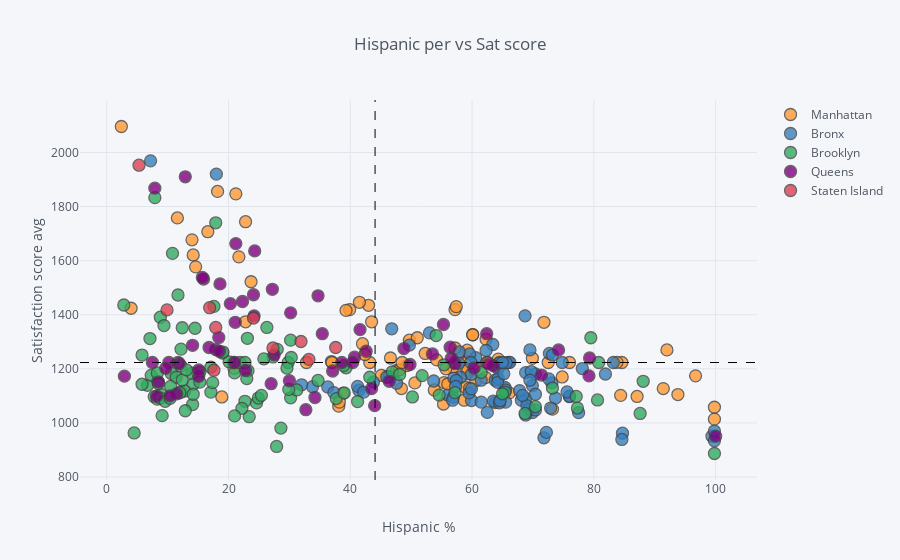

This figure's notebook cell:
### Markdown cell above
## Hispanic per vs Sat score

### Code cell
warnings.filterwarnings("ignore",category=FutureWarning)
combined.iplot(
    x='hispanic_per',
    y='sat_score',
    categories='boro',
    text="SCHOOL NAME",
    vline= {"x":combined["hispanic_per"].mean(),
            "color":"#000000",
            "dash": "dash"
           },
    hline={"y":combined["sat_score"].mean(),
           "color":"#000000",
           "dash": "dash"
          },
    xTitle='Hispanic %',
    yTitle='Satisfaction score avg',
    title='Hispanic per vs Sat score'
)

### Figure 1 — Plotly figure (JSON) as saved in the notebook; plotly's stock layout.template omitted (floating-point values rounded to 4 significant figures)
{"data": [{"marker": {"color": "rgba(255, 153, 51, 1.0)", "line": {"width": 1.3}, "opacity": 0.8, "size": 12, "symbol": "circle"}, "mode": "markers", "name": "Manhattan", "text": ["HENRY STREET SCHOOL FOR INTERNATIONAL STUDIES", "UNIVERSITY NEIGHBORHOOD HIGH SCHOOL", "EAST SIDE COMMUNITY SCHOOL", "MARTA VALLE HIGH SCHOOL", "NEW EXPLORATIONS INTO SCIENCE, TECHNOLOGY AND MATH HIGH SCHOOL", "BARD HIGH SCHOOL EARLY COLLEGE", "47 THE AMERICAN SIGN LANGUAGE AND ENGLISH SECONDARY SCHOOL", "FOOD AND FINANCE HIGH SCHOOL", "ESSEX STREET ACADEMY", "HIGH SCHOOL OF HOSPITALITY MANAGEMENT", "PACE HIGH SCHOOL", "URBAN ASSEMBLY SCHOOL OF DESIGN AND CONSTRUCTION, THE", "FACING HISTORY SCHOOL, THE", "URBAN ASSEMBLY ACADEMY OF GOVERNMENT AND LAW, THE", "LOWER MANHATTAN ARTS ACADEMY", "URBAN ASSEMBLY SCHOOL OF BUSINESS FOR YOUNG WOMEN, THE", "GRAMERCY ARTS HIGH SCHOOL", "NYC ISCHOOL", "MANHATTAN BUSINESS ACADEMY", "BUSINESS OF SPORTS SCHOOL", "THE HIGH SCHOOL FOR LANGUAGE AND DIPLOMACY", "HIGH SCHOOL FOR ENVIRONMENTAL STUDIES", "PROFESSIONAL PERFORMING ARTS HIGH SCHOOL", "BARUCH COLLEGE CAMPUS HIGH SCHOOL", "N.Y.C. LAB SCHOOL FOR COLLABORATIVE STUDIES", "N.Y.C. MUSEUM SCHOOL", "ELEANOR ROOSEVELT HIGH SCHOOL", "MILLENNIUM HIGH SCHOOL", "LANDMARK HIGH SCHOOL", "HIGH SCHOOL FOR HEALTH PROFESSIONS AND HUMAN SERVICES", "LEADERSHIP AND PUBLIC SERVICE HIGH SCHOOL", "MANHATTAN ACADEMY FOR ARTS & LANGUAGE", "HUDSON HIGH SCHOOL OF LEARNING TECHNOLOGIES", "INTERNATIONAL HIGH SCHOOL AT UNION SQUARE", "MANHATTAN VILLAGE ACADEMY", "VANGUARD HIGH SCHOOL", "MANHATTAN INTERNATIONAL HIGH SCHOOL", "STUYVESANT HIGH SCHOOL", "HIGH SCHOOL OF ECONOMICS AND FINANCE", "UNITY CENTER FOR URBAN TECHNOLOGIES", "TALENT UNLIMITED HIGH SCHOOL", "MURRY BERGTRAUM HIGH SCHOOL FOR BUSINESS CAREERS", "JACQUELINE KENNEDY ONASSIS HIGH SCHOOL", "REPERTORY COMPANY HIGH SCHOOL FOR THEATRE ARTS", "MANHATTAN BRIDGES HIGH SCHOOL", "NEW DESIGN HIGH SCHOOL", "HIGH SCHOOL FOR DUAL LANGUAGE AND ASIAN STUDIES", "THE URBAN ASSEMBLY NEW YORK HARBOR SCHOOL", "RICHARD R. GREEN HIGH SCHOOL OF TEACHING", "THE HIGH SCHOOL OF FASHION INDUSTRIES", "HUMANITIES PREPARATORY ACADEMY", "CHELSEA CAREER AND TECHNICAL EDUCATION HIGH SCHOOL", "ART AND DESIGN HIGH SCHOOL", "LIFE SCIENCES SECONDARY SCHOOL", "HIGH SCHOOL FOR ARTS, IMAGINATION AND INQUIRY", "URBAN ASSEMBLY SCHOOL FOR MEDIA STUDIES, THE", "THE URBAN ASSEMBLY SCHOOL FOR GREEN CAREERS", "THE GLOBAL LEARNING COLLABORATIVE", "WADLEIGH SECONDARY SCHOOL FOR THE PERFORMING & VISUAL ARTS", "FRANK MCCOURT HIGH SCHOOL", "BEACON HIGH SCHOOL", "FIORELLO H. LAGUARDIA HIGH SCHOOL OF MUSIC & ART AND PERFORMING ARTS", "HIGH SCHOOL FOR LAW, ADVOCACY AND COMMUNITY JUSTICE", "HIGH SCHOOL OF ARTS AND TECHNOLOGY", "MANHATTAN / HUNTER SCIENCE HIGH SCHOOL", "FREDERICK DOUGLASS ACADEMY II SECONDARY SCHOOL", "COALITION SCHOOL FOR SOCIAL CHANGE", "MANHATTAN CENTER FOR SCIENCE AND MATHEMATICS", "PARK EAST HIGH SCHOOL", "CENTRAL PARK EAST HIGH SCHOOL", "YOUNG WOMEN'S LEADERSHIP SCHOOL", "YOUNG WOMEN'S LEADERSHIP SCHOOL", "HERITAGE SCHOOL, THE", "MOTT HALL HIGH SCHOOL", "COLUMBIA SECONDARY SCHOOL FOR MATH, SCIENCE, AND ENGINEERING", "ACADEMY FOR SOCIAL ACTION: A COLLEGE BOARD SCHOOL", "URBAN ASSEMBLY SCHOOL FOR THE PERFORMING ARTS", "FREDERICK DOUGLASS ACADEMY", "THURGOOD MARSHALL ACADEMY FOR LEARNING AND SOCIAL CHANGE", "HIGH SCHOOL FOR MATHEMATICS, SCIENCE AND ENGINEERING AT CITY COLLEGE", "CITY COLLEGE ACADEMY OF THE ARTS", "COMMUNITY HEALTH ACADEMY OF THE HEIGHTS", "WASHINGTON HEIGHTS EXPEDITIONARY LEARNING SCHOOL", "HIGH SCHOOL FOR EXCELLENCE AND INNOVATION", "HIGH SCHOOL FOR INTERNATIONAL BUSINESS AND FINANCE", "HIGH SCHOOL FOR MEDIA AND COMMUNICATIONS", "HIGH SCHOOL FOR LAW AND PUBLIC SERVICE", "HIGH SCHOOL FOR HEALTH CAREERS AND SCIENCES", "A. PHILIP RANDOLPH CAMPUS HIGH SCHOOL", "GREGORIO LUPERON HIGH SCHOOL FOR SCIENCE AND MATHEMATICS"], "textfont": {"color": "#4D5663"}, "type": "scatter", "x": [53.8, 45.9, 55.4, 56.9, 14.2, 18.2, 59.2, 47.6, 60.6, 66.1, 42, 59.2, 73.2, 50.6, 55.7, 48.4, 45.1, 43, 58.7, 57.2, 32.8, 57.2, 23.7, 14.6, 14, 39.9, 11.6, 21.7, 74.8, 49.7, 54.2, 84.6, 62.4, 43.2, 71.8, 59, 36.9, 2.4, 43.5, 55.3, 39.3, 46.6, 69.9, 42.4, 99.8, 62.2, 4, 49.3, 59.3, 52.3, 57.8, 60.5, 51, 64.3, 58.9, 56, 76, 62.6, 38.8, 37, 22.8, 16.6, 48.1, 57.2, 41.5, 18.9, 58.7, 57.4, 59.6, 64.5, 60.1, 60.1, 69.4, 63.8, 48.5, 38.1, 38.2, 22.8, 20.9, 21.2, 92, 93.8, 96.7, 72.5, 91.4, 87.1, 84.4, 83.8, 62.3, 99.8], "y": [1122, 1172, 1149, 1207, 1621, 1856, 1182, 1194, 1156, 1111, 1293, 1269, 1051, 1148, 1200, 1127, 1176, 1435, 1223.0, 1223.0, 1223.0, 1419, 1522, 1577, 1677, 1419, 1758, 1614, 1170, 1306, 1233, 1223.0, 1223.0, 1223.0, 1372, 1199, 1227, 2096, 1374, 1070, 1416, 1240, 1239, 1253, 1058, 1168, 1424, 1212, 1195, 1257, 1255, 1207, 1315, 1236, 1132, 1144, 1223.0, 1223.0, 1109, 1223.0, 1744, 1707, 1196, 1277, 1446, 1096, 1084, 1430, 1128, 1221, 1326, 1326, 1054, 1210, 1223.0, 1062, 1077, 1374, 1202, 1847, 1270, 1105, 1174, 1223.0, 1127, 1098, 1102, 1224, 1309, 1014]}, {"marker": {"color": "rgba(55, 128, 191, 1.0)", "line": {"width": 1.3}, "opacity": 0.8, "size": 12, "symbol": "circle"}, "mode": "markers", "name": "Bronx", "text": ["SOUTH BRONX PREPARATORY: A COLLEGE BOARD SCHOOL", "INTERNATIONAL COMMUNITY HIGH SCHOOL", "COMMUNITY SCHOOL FOR SOCIAL JUSTICE", "MOTT HAVEN VILLAGE PREPARATORY HIGH SCHOOL", "UNIVERSITY HEIGHTS SECONDARY SCHOOL", "HOSTOSsLINCOLN ACADEMY OF SCIENCE", "FOREIGN LANGUAGE ACADEMY OF GLOBAL STUDIES", "BRONX LEADERSHIP ACADEMY II HIGH SCHOOL", "NEW EXPLORERS HIGH SCHOOL", "URBAN ASSEMBLY SCHOOL FOR CAREERS IN SPORTS", "BRONX ACADEMY OF LETTERS", "ALFRED E. SMITH CAREER AND TECHNICAL EDUCATION HIGH SCHOOL", "HEALTH OPPORTUNITIES HIGH SCHOOL", "BRONX STUDIO SCHOOL FOR WRITERS AND ARTISTS", "WOMEN'S ACADEMY OF EXCELLENCE", "RENAISSANCE HIGH SCHOOL FOR MUSICAL THEATER & TECHNOLOGY", "PABLO NERUDA ACADEMY FOR ARCHITECTURE AND WORLD STUDIES", "MILLENNIUM ART ACADEMY", "HOLCOMBE L. RUCKER SCHOOL OF COMMUNITY RESEARCH", "ANTONIA PANTOJA PREPARATORY ACADEMY, A COLLEGE BOARD SCHOOL", "HERBERT H. LEHMAN HIGH SCHOOL", "BRONX BRIDGES HIGH SCHOOL", "FELISA RINCON DE GAUTIER INSTITUTE FOR LAW AND PUBLIC POLICY, THE", "BANANA KELLY HIGH SCHOOL", "BRONX EXPEDITIONARY LEARNING HIGH SCHOOL", "EAGLE ACADEMY FOR YOUNG MEN", "URBAN ASSEMBLY SCHOOL FOR APPLIED MATH AND SCIENCE, THE", "EXIMIUS COLLEGE PREPARATORY ACADEMY: A COLLEGE BOARD SCHOOL", "MOTT HALL BRONX HIGH SCHOOL", "BRONX CENTER FOR SCIENCE AND MATHEMATICS", "VALIDUS PREPARATORY ACADEMY: AN EXPEDITIONARY LEARNING SCHOOL", "LEADERSHIP INSTITUTE", "MORRIS ACADEMY FOR COLLABORATIVE STUDIES", "BRONX EARLY COLLEGE ACADEMY FOR TEACHING & LEARNING", "DREAMYARD PREPARATORY SCHOOL", "ACADEMY FOR LANGUAGE AND TECHNOLOGY", "BRONX INTERNATIONAL HIGH SCHOOL", "SCHOOL FOR EXCELLENCE", "BRONX HIGH SCHOOL OF BUSINESS", "BRONX HIGH SCHOOL FOR MEDICAL SCIENCE", "BRONX SCHOOL FOR LAW, GOVERNMENT AND JUSTICE", "FREDERICK DOUGLASS ACADEMY III SECONDARY SCHOOL", "BRONX LEADERSHIP ACADEMY HIGH SCHOOL", "HIGH SCHOOL FOR VIOLIN AND DANCE", "RIVERDALE / KINGSBRIDGE ACADEMY (MIDDLE SCHOOL / HIGH SCHOOL 141)", "BRONX ENGINEERING AND TECHNOLOGY ACADEMY", "THEATRE ARTS PRODUCTION COMPANY SCHOOL", "THE MARIE CURIE SCHOOL FOR MEDICINE, NURSING, AND HEALTH PROFESSIONS", "WEST BRONX ACADEMY FOR THE FUTURE", "KINGSBRIDGE INTERNATIONAL HIGH SCHOOL", "BRONX SCHOOL OF LAW AND FINANCE", "INTERNATIONAL SCHOOL FOR LIBERAL ARTS", "INsTECH ACADEMY (M.S. / HIGH SCHOOL 368)", "KNOWLEDGE AND POWER PREPARATORY ACADEMY INTERNATIONAL HIGH SCHOOL (KAPPA)", "HIGH SCHOOL FOR TEACHING AND THE PROFESSIONS", "BELMONT PREPARATORY HIGH SCHOOL", "FORDHAM HIGH SCHOOL FOR THE ARTS", "FORDHAM LEADERSHIP ACADEMY FOR BUSINESS AND TECHNOLOGY", "BRONX HIGH SCHOOL FOR LAW AND COMMUNITY SERVICE", "DEWITT CLINTON HIGH SCHOOL", "CELIA CRUZ BRONX HIGH SCHOOL OF MUSIC, THE", "BRONX HIGH SCHOOL OF SCIENCE", "MARBLE HILL HIGH SCHOOL FOR INTERNATIONAL STUDIES", "BRONX THEATRE HIGH SCHOOL", "DISCOVERY HIGH SCHOOL", "HIGH SCHOOL OF AMERICAN STUDIES AT LEHMAN COLLEGE", "BRONX HEALTH SCIENCES HIGH SCHOOL", "BRONX HIGH SCHOOL FOR WRITING AND COMMUNICATION ARTS", "BRONX LAB SCHOOL", "ACADEMY FOR SCHOLARSHIP AND ENTREPRENEURSHIP: A COLLEGE BOARD SCHOOL", "HIGH SCHOOL OF COMPUTERS AND TECHNOLOGY", "COLLEGIATE INSTITUTE FOR MATH AND SCIENCE", "BRONX ACADEMY OF HEALTH CAREERS", "ASTOR COLLEGIATE ACADEMY", "BRONX HIGH SCHOOL FOR THE VISUAL ARTS", "HARRY S TRUMAN HIGH SCHOOL", "NEW WORLD HIGH SCHOOL", "THE BRONXWOOD PREPARATORY ACADEMY", "PELHAM PREPARATORY ACADEMY", "HIGH SCHOOL FOR CONTEMPORARY ARTS", "BRONX AEROSPACE HIGH SCHOOL", "METROPOLITAN HIGH SCHOOL, THE", "EXPLORATIONS ACADEMY", "BRONX LATIN", "EAST BRONX ACADEMY FOR THE FUTURE", "PEACE AND DIVERSITY ACADEMY", "PAN AMERICAN INTERNATIONAL HIGH SCHOOL AT MONROE", "THE CINEMA SCHOOL", "BRONX CAREER AND COLLEGE PREPARATORY HIGH SCHOOL", "HIGH SCHOOL OF WORLD CULTURES", "FANNIE LOU HAMER FREEDOM HIGH SCHOOL", "WINGS ACADEMY", "MONROE ACADEMY FOR VISUAL ARTS & DESIGN"], "textfont": {"color": "#4D5663"}, "type": "scatter", "x": [68.8, 71.8, 65.5, 76, 78.1, 72.7, 68.8, 56, 68.1, 70.4, 64.3, 61.5, 56.9, 74.8, 46.4, 63.8, 69.9, 64.3, 56.8, 66, 60.6, 83.2, 76, 65.4, 69.3, 33.8, 63.4, 58.1, 73.7, 68.7, 63.8, 63.5, 73.1, 64.5, 69.9, 99.4, 72.2, 64.5, 59.9, 57.8, 66.2, 41.4, 57, 62.5, 53, 64.2, 69.7, 57.4, 69.5, 84.7, 65.2, 99.8, 81.9, 59.9, 70.4, 65.6, 61.5, 67.8, 64.6, 59.6, 69.5, 7.2, 57.9, 69, 75.6, 18, 36.3, 47.6, 57.3, 32, 59.5, 46.8, 41.2, 46, 62.3, 43.8, 70.4, 37.3, 49.7, 59.9, 72.6, 72.9, 65.5, 73.2, 68.3, 53.7, 99.8, 65, 59.8, 84.6, 68.8, 42.2, 77.5], "y": [1090, 945, 1077, 1097, 1201, 1257, 1186, 1103, 1084, 1181, 1201, 1158, 1095, 1223.0, 1171, 1158, 1038, 1164, 1084, 1223.0, 1241, 1223.0, 1099, 1131, 1049, 1134, 1290, 1169, 1092, 1396, 1075, 1081, 1148, 1223.0, 1138, 951, 965, 1074, 1083, 1221, 1224, 1121, 1166, 1039, 1333, 1150, 1190, 1157, 1158, 962, 1182, 934, 1181, 1180, 1106, 1222, 1077, 1119, 1082, 1255, 1270, 1969, 1263, 1064, 1115, 1920, 1133, 1147, 1135, 1141, 1111, 1348, 1135, 1169, 1268, 1151, 1048, 1112, 1288, 1126, 1163, 1055, 1122, 1251, 1102, 1155, 970, 1223.0, 1223.0, 939, 1029, 1114, 1038]}, {"marker": {"color": "rgba(50, 171, 96, 1.0)", "line": {"width": 1.3}, "opacity": 0.8, "size": 12, "symbol": "circle"}, "mode": "markers", "name": "Brooklyn", "text": ["DR. SUSAN S. MCKINNEY SECONDARY SCHOOL OF THE ARTS", "URBAN ASSEMBLY HIGH SCHOOL OF MUSIC AND ART", "BROOKLYN COMMUNITY HIGH SCHOOL OF COMMUNICATION, ARTS AND MEDIA", "SCIENCE SKILLS CENTER HIGH SCHOOL FOR SCIENCE, TECHNOLOGY AND THE CREATIVE ARTS", "BROOKLYN TECHNICAL HIGH SCHOOL", "BROOKLYN INTERNATIONAL HIGH SCHOOL", "THE URBAN ASSEMBLY SCHOOL FOR LAW AND JUSTICE", "ACORN COMMUNITY HIGH SCHOOL", "URBAN ASSEMBLY INSTITUTE OF MATH AND SCIENCE FOR YOUNG WOMEN", "BEDFORD ACADEMY HIGH SCHOOL", "GEORGE WESTINGHOUSE CAREER AND TECHNICAL EDUCATION HIGH SCHOOL", "BENJAMIN BANNEKER ACADEMY", "CITY POLYTECHNIC HIGH SCHOOL OF ENGINEERING, ARCHITECTURE, AND TECHNOLOGY", "JUAN MOREL CAMPOS SECONDARY SCHOOL", "FOUNDATIONS ACADEMY", "BROOKLYN LATIN SCHOOL, THE", "GREEN SCHOOL: AN ACADEMY FOR ENVIRONMENTAL CAREERS", "PROGRESS HIGH SCHOOL FOR PROFESSIONAL CAREERS", "SCHOOL FOR LEGAL STUDIES", "THE HIGH SCHOOL FOR ENTERPRISE, BUSINESS AND TECHNOLOGY", "BROOKLYN PREPARATORY HIGH SCHOOL", "WILLIAMSBURG HIGH SCHOOL FOR ARCHITECTURE AND DESIGN", "WILLIAMSBURG PREPARATORY SCHOOL", "LYONS COMMUNITY SCHOOL", "AUTOMOTIVE HIGH SCHOOL", "FRANCES PERKINS ACADEMY", "EL PUENTE ACADEMY FOR PEACE AND JUSTICE", "BROOKLYN SCHOOL FOR GLOBAL STUDIES", "BROOKLYN SECONDARY SCHOOL FOR COLLABORATIVE STUDIES", "SECONDARY SCHOOL FOR LAW", "SECONDARY SCHOOL FOR JOURNALISM", "PARK SLOPE COLLEGIATE", "SCHOOL FOR INTERNATIONAL STUDIES", "COBBLE HILL SCHOOL OF AMERICAN STUDIES", "BROOKLYN HIGH SCHOOL OF THE ARTS", "SUNSET PARK HIGH SCHOOL", "FREDERICK DOUGLASS ACADEMY IV SECONDARY SCHOOL", "BOYS AND GIRLS HIGH SCHOOL", "BROOKLYN HIGH SCHOOL FOR LAW AND TECHNOLOGY", "THE BROOKLYN ACADEMY OF GLOBAL FINANCE", "ACADEMY FOR COLLEGE PREPARATION AND CAREER EXPLORATION: A COLLEGE BOARD SCHOOL", "ACADEMY OF HOSPITALITY AND TOURISM", "INTERNATIONAL HIGH SCHOOL AT PROSPECT HEIGHTS", "THE HIGH SCHOOL FOR GLOBAL CITIZENSHIP", "SCHOOL FOR HUMAN RIGHTS, THE", "SCHOOL FOR DEMOCRACY AND LEADERSHIP", "HIGH SCHOOL FOR YOUTH AND COMMUNITY DEVELOPMENT AT ERASMUS", "HIGH SCHOOL FOR SERVICE & LEARNING AT ERASMUS", "SCIENCE, TECHNOLOGY AND RESEARCH EARLY COLLEGE HIGH SCHOOL AT ERASMUS", "HIGH SCHOOL FOR PUBLIC SERVICE: HEROES OF TOMORROW", "BROOKLYN ACADEMY OF SCIENCE AND THE ENVIRONMENT", "BROOKLYN SCHOOL FOR MUSIC & THEATRE", "MEDGAR EVERS COLLEGE PREPARATORY SCHOOL", "CLARA BARTON HIGH SCHOOL", "IT TAKES A VILLAGE ACADEMY", "BROOKLYN GENERATION SCHOOL", "BROOKLYN THEATRE ARTS HIGH SCHOOL", "KURT HAHN EXPEDITIONARY LEARNING SCHOOL", "VICTORY COLLEGIATE HIGH SCHOOL", "ARTS & MEDIA PREPARATORY ACADEMY", "HIGH SCHOOL FOR INNOVATION IN ADVERTISING AND MEDIA", "CULTURAL ACADEMY FOR THE ARTS AND SCIENCES", "HIGH SCHOOL FOR MEDICAL PROFESSIONS", "ACADEMY FOR CONSERVATION AND THE ENVIRONMENT", "URBAN ACTION ACADEMY", "EAST NEW YORK FAMILY ACADEMY", "FDNY HIGH SCHOOL FOR FIRE AND LIFE SAFETY", "HIGH SCHOOL FOR CIVIL RIGHTS", "PERFORMING ARTS AND TECHNOLOGY HIGH SCHOOL", "WORLD ACADEMY FOR TOTAL COMMUNITY HEALTH HIGH SCHOOL", "MULTICULTURAL HIGH SCHOOL", "TRANSIT TECH CAREER AND TECHNICAL EDUCATION HIGH SCHOOL", "ACADEMY OF INNOVATIVE TECHNOLOGY", "BROOKLYN LAB SCHOOL", "CYPRESS HILLS COLLEGIATE PREPARATORY SCHOOL", "W. H. MAXWELL CAREER AND TECHNICAL EDUCATION HIGH SCHOOL", "THE SCHOOL FOR CLASSICS: AN ACADEMY OF THINKERS, WRITERS AND PERFORMERS", "NEW UTRECHT HIGH SCHOOL", "HIGH SCHOOL OF TELECOMMUNICATION ARTS AND TECHNOLOGY", "FORT HAMILTON HIGH SCHOOL", "FRANKLIN DELANO ROOSEVELT HIGH SCHOOL", "THE URBAN ASSEMBLY SCHOOL FOR CRIMINAL JUSTICE", "INTERNATIONAL HIGH SCHOOL AT LAFAYETTE", "RACHEL CARSON HIGH SCHOOL FOR COASTAL STUDIES", "HIGH SCHOOL OF SPORTS MANAGEMENT", "ABRAHAM LINCOLN HIGH SCHOOL", "KINGSBOROUGH EARLY COLLEGE SCHOOL", "EDWARD R. MURROW HIGH SCHOOL", "JOHN DEWEY HIGH SCHOOL", "LIFE ACADEMY HIGH SCHOOL FOR FILM AND MUSIC", "EXPEDITIONARY LEARNING SCHOOL FOR COMMUNITY LEADERS", "WILLIAM E. GRADY CAREER AND TECHNICAL EDUCATION HIGH SCHOOL", "BROOKLYN STUDIO SECONDARY SCHOOL", "MIDWOOD HIGH SCHOOL", "JAMES MADISON HIGH SCHOOL", "LEON M. GOLDSTEIN HIGH SCHOOL FOR THE SCIENCES", "BROOKLYN COLLEGE ACADEMY", "BROOKLYN COLLEGIATE: A COLLEGE BOARD SCHOOL", "FREDERICK DOUGLASS ACADEMY VII HIGH SCHOOL", "TEACHERS PREPARATORY HIGH SCHOOL", "ACADEMY FOR ENVIRONMENTAL LEADERSHIP", "EBC HIGH SCHOOL FOR PUBLIC SERVICE–BUSHWICK", "BUSHWICK SCHOOL FOR SOCIAL JUSTICE", "ACADEMY OF URBAN PLANNING", "ALL CITY LEADERSHIP SECONDARY SCHOOL", "BUSHWICK LEADERS HIGH SCHOOL FOR ACADEMIC EXCELLENCE"], "textfont": {"color": "#4D5663"}, "type": "scatter", "x": [24.6, 22.7, 17.1, 12.2, 7.9, 28.6, 17.1, 12.2, 11.7, 7.1, 15.3, 8.8, 26.3, 80.6, 29.8, 17.9, 46.9, 65.4, 39.3, 55.4, 37.7, 57.2, 61.5, 54.6, 30.2, 31.2, 87.6, 39, 48.1, 29.6, 43.2, 51.8, 38.9, 21, 19, 80.8, 14.1, 7.8, 24.9, 20.8, 6.7, 12.9, 27.9, 7.3, 8.3, 8.4, 9.1, 9, 9.4, 12.2, 14.2, 15.3, 2.8, 5.8, 4.5, 8.5, 12.8, 8.8, 5.8, 9.6, 10.6, 11.4, 12.4, 12, 10.5, 30.3, 23.4, 22.2, 17.4, 14.2, 99.8, 23.2, 50.2, 65, 73.2, 25.4, 34.7, 28, 54.1, 30.2, 27.3, 21.9, 21, 25.8, 23, 20.1, 22.7, 17.6, 19.1, 29.9, 41.2, 14, 23.1, 11.7, 14.5, 10.8, 12.4, 8.3, 10.4, 13.1, 77.1, 88.1, 68.7, 70.4, 79.5, 77.3], "y": [1074, 1080, 1114, 1211, 1833, 981, 1206, 1116, 1223.0, 1312, 1189, 1391, 1353, 1085, 1223.0, 1740, 1189, 1114, 1204, 1215, 1090, 1112, 1187, 1103, 1093, 1122, 1035, 1111, 1179, 1203, 1169, 1175, 1212, 1185, 1258, 1223.0, 1068, 1097, 1092, 1223.0, 1139, 1045, 913, 1176, 1088, 1153, 1027, 1105, 1360, 1273, 1143, 1151, 1436, 1251, 963, 1145, 1118, 1092, 1143, 1080, 1183, 1169, 1159, 1111, 1135, 1242, 1023, 1054, 1149, 1106, 887, 1193, 1096, 1108, 1129, 1102, 1157, 1272, 1323, 1306, 1244, 1223.0, 1026, 1237, 1164, 1226, 1223.0, 1431, 1262, 1124, 1079, 1184, 1313, 1473, 1350, 1627, 1352, 1185, 1091, 1196, 1098, 1154, 1035, 1060, 1315, 1055]}, {"marker": {"color": "rgba(128, 0, 128, 1.0)", "line": {"width": 1.3}, "opacity": 0.8, "size": 12, "symbol": "circle"}, "mode": "markers", "name": "Queens", "text": ["ACADEMY OF FINANCE AND ENTERPRISE", "HIGH SCHOOL OF APPLIED COMMUNICATION", "CIVIC LEADERSHIP ACADEMY", "PAN AMERICAN INTERNATIONAL HIGH SCHOOL", "BARD HIGH SCHOOL EARLY COLLEGE II", "NEWTOWN HIGH SCHOOL", "GROVER CLEVELAND HIGH SCHOOL", "MIDDLE COLLEGE HIGH SCHOOL AT LAGUARDIA COMMUNITY COLLEGE", "INTERNATIONAL HIGH SCHOOL AT LAGUARDIA COMMUNITY COLLEGE", "HIGH SCHOOL FOR ARTS AND BUSINESS", "ROBERT F. WAGNER, JR. SECONDARY SCHOOL FOR ARTS AND TECHNOLOGY", "QUEENS VOCATIONAL AND TECHNICAL HIGH SCHOOL", "AVIATION CAREER & TECHNICAL EDUCATION HIGH SCHOOL", "QUEENS SCHOOL OF INQUIRY, THE", "FLUSHING INTERNATIONAL HIGH SCHOOL", "EASTsWEST SCHOOL OF INTERNATIONAL STUDIES", "WORLD JOURNALISM PREPARATORY: A COLLEGE BOARD SCHOOL", "JOHN BOWNE HIGH SCHOOL", "FLUSHING HIGH SCHOOL", "TOWNSEND HARRIS HIGH SCHOOL", "ROBERT F. KENNEDY COMMUNITY HIGH SCHOOL", "BENJAMIN N. CARDOZO HIGH SCHOOL", "FRANCIS LEWIS HIGH SCHOOL", "MARTIN VAN BUREN HIGH SCHOOL", "BAYSIDE HIGH SCHOOL", "QUEENS HIGH SCHOOL OF TEACHING, LIBERAL ARTS AND THE SCIENCES", "FREDERICK DOUGLASS ACADEMY VI HIGH SCHOOL", "CHANNEL VIEW SCHOOL FOR RESEARCH", "QUEENS HIGH SCHOOL FOR INFORMATION, RESEARCH, AND TECHNOLOGY", "ROBERT H. GODDARD HIGH SCHOOL OF COMMUNICATION ARTS AND TECHNOLOGY", "ACADEMY OF MEDICAL TECHNOLOGY: A COLLEGE BOARD SCHOOL", "SCHOLARS' ACADEMY", "AUGUST MARTIN HIGH SCHOOL", "RICHMOND HILL HIGH SCHOOL", "JOHN ADAMS HIGH SCHOOL", "HIGH SCHOOL FOR CONSTRUCTION TRADES, ENGINEERING AND ARCHITECTURE", "YORK EARLY COLLEGE ACADEMY", "QUEENS COLLEGIATE: A COLLEGE BOARD SCHOOL", "HILLSIDE ARTS & LETTERS ACADEMY", "FOREST HILLS HIGH SCHOOL", "HILLCREST HIGH SCHOOL", "THOMAS A. EDISON CAREER AND TECHNICAL EDUCATION HIGH SCHOOL", "QUEENS GATEWAY TO HEALTH SCIENCES SECONDARY SCHOOL", "QUEENS METROPOLITAN HIGH SCHOOL", "QUEENS HIGH SCHOOL FOR THE SCIENCES AT YORK COLLEGE", "HIGH SCHOOL FOR LAW ENFORCEMENT AND PUBLIC SAFETY", "YOUNG WOMEN'S LEADERSHIP SCHOOL, QUEENS", "QUEENS PREPARATORY ACADEMY", "PATHWAYS COLLEGE PREPARATORY SCHOOL: A COLLEGE BOARD SCHOOL", "EXCELSIOR PREPARATORY HIGH SCHOOL", "GEORGE WASHINGTON CARVER HIGH SCHOOL FOR THE SCIENCES", "PREPARATORY ACADEMY FOR WRITERS: A COLLEGE BOARD SCHOOL", "CAMBRIA HEIGHTS ACADEMY", "MATHEMATICS, SCIENCE RESEARCH AND TECHNOLOGY MAGNET HIGH SCHOOL", "HUMANITIES & ARTS MAGNET HIGH SCHOOL", "YOUNG WOMEN'S LEADERSHIP SCHOOL, ASTORIA", "ACADEMY FOR CAREERS IN TELEVISION AND FILM", "WILLIAM CULLEN BRYANT HIGH SCHOOL", "LONG ISLAND CITY HIGH SCHOOL", "FRANK SINATRA SCHOOL OF THE ARTS HIGH SCHOOL", "INFORMATION TECHNOLOGY HIGH SCHOOL", "NEWCOMERS HIGH SCHOOL", "ACADEMY OF AMERICAN STUDIES", "BACCALAUREATE SCHOOL FOR GLOBAL EDUCATION"], "textfont": {"color": "#4D5663"}, "type": "scatter", "x": [56.4, 57.2, 79.3, 100, 21.2, 60.3, 63.5, 71.4, 44, 79.2, 62.4, 74.2, 55.3, 24.2, 32.7, 17.9, 20.3, 40.7, 49.8, 12.9, 35.4, 18.6, 24.1, 15.1, 22.3, 16.8, 27, 27.5, 30, 42.6, 34.2, 15.9, 11.5, 46.4, 37.1, 41.6, 10.2, 18.5, 21, 30.2, 22.8, 21.1, 15.7, 38.6, 7.9, 15.1, 18.4, 8.2, 2.9, 9.7, 14.1, 10.4, 7.5, 11.9, 8.5, 40.4, 53.5, 48.8, 62.7, 27.2, 56.6, 43.5, 34.7, 24.3], "y": [1280, 1219, 1240, 951, 1663, 1203, 1211, 1177, 1064, 1174, 1330, 1270, 1364, 1396, 1049, 1271, 1441, 1243, 1216, 1910, 1330, 1514, 1474, 1172, 1449, 1279, 1145, 1252, 1156, 1265, 1094, 1532, 1108, 1154, 1192, 1345, 1223.0, 1265, 1223.0, 1407, 1194, 1372, 1538, 1223.0, 1868, 1196, 1316, 1099, 1173, 1202, 1287, 1100, 1223.0, 1220, 1151, 1223.0, 1255, 1275, 1218, 1494, 1239, 1127, 1470, 1636]}, {"marker": {"color": "rgba(219, 64, 82, 1.0)", "line": {"width": 1.3}, "opacity": 0.8, "size": 12, "symbol": "circle"}, "mode": "markers", "name": "Staten Island", "text": ["CSI HIGH SCHOOL FOR INTERNATIONAL STUDIES", "GAYNOR MCCOWN EXPEDITIONARY LEARNING SCHOOL", "THE MICHAEL J. PETRIDES SCHOOL", "NEW DORP HIGH SCHOOL", "PORT RICHMOND HIGH SCHOOL", "CURTIS HIGH SCHOOL", "TOTTENVILLE HIGH SCHOOL", "SUSAN E. WAGNER HIGH SCHOOL", "RALPH R. MCKEE CAREER AND TECHNICAL EDUCATION HIGH SCHOOL", "STATEN ISLAND TECHNICAL HIGH SCHOOL"], "textfont": {"color": "#4D5663"}, "type": "scatter", "x": [17.9, 17.6, 16.9, 27.3, 37.6, 31.9, 9.9, 24.1, 33.2, 5.3], "y": [1353, 1195, 1426, 1277, 1279, 1301, 1418, 1388, 1235, 1953]}], "layout": {"legend": {"bgcolor": "#F5F6F9", "font": {"color": "#4D5663"}}, "paper_bgcolor": "#F5F6F9", "plot_bgcolor": "#F5F6F9", "shapes": [{"line": {"color": "#000000", "dash": "dash", "width": 1}, "type": "line", "x0": 0, "x1": 1, "xref": "paper", "y0": 1223.0, "y1": 1223.0, "yref": "y"}, {"line": {"color": "#000000", "dash": "dash", "width": 1}, "type": "line", "x0": 44.07, "x1": 44.07, "xref": "x", "y0": 0, "y1": 1, "yref": "paper"}], "title": "Hispanic per vs Sat score", "titlefont": {"color": "#4D5663"}, "xaxis": {"gridcolor": "#E1E5ED", "showgrid": true, "tickfont": {"color": "#4D5663"}, "title": "Hispanic %", "titlefont": {"color": "#4D5663"}, "zerolinecolor": "#E1E5ED"}, "yaxis": {"gridcolor": "#E1E5ED", "showgrid": true, "tickfont": {"color": "#4D5663"}, "title": "Satisfaction score avg", "titlefont": {"color": "#4D5663"}, "zerolinecolor": "#E1E5ED"}}}
